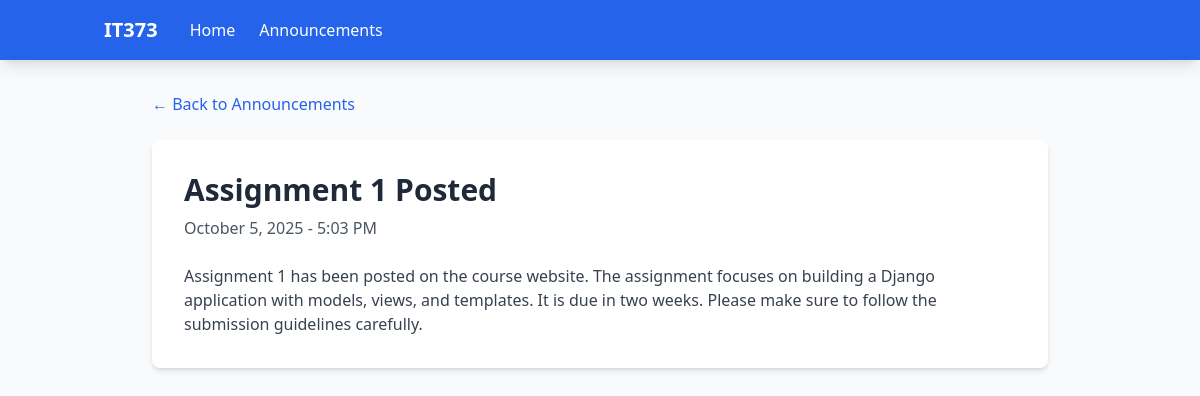
The page /announcements/2/ on the database its author committed.
### announcements/models.py (models this page shows, shortened)
class Announcement(models.Model):
    title = models.CharField(max_length=200)
    content = models.TextField()
    created_at = models.DateTimeField(auto_now_add=True)
    class Meta:
        ordering = ['-created_at']

### announcements/views.py (the view)
# urls.py: path('announcements/<int:id>/', views.announcement_detail, name='announcement_detail'),
def announcement_detail(request, id):
    announcement = get_object_or_404(Announcement, id=id)
    return render(request, 'announcements/announcement_detail.html', {
        'announcement': announcement
    })

### announcements/templates/announcements/announcement_detail.html (shortened to what this page needs)
{% extends 'announcements/base.html' %}
{% block content %}
<div class="max-w-4xl mx-auto">
    <a href="{% url 'announcement_list' %}"
       class="inline-flex items-center text-blue-600 hover:text-blue-800 mb-6 transition duration-200">
        ← Back to Announcements
    </a>
    <article class="bg-white rounded-lg shadow-md p-8">
        <header class="mb-6">
            <h1 class="text-3xl font-bold text-gray-800 mb-2">{{ announcement.title }}</h1>
            <p class="text-gray-600">{{ announcement.created_at|date:"F j, Y - g:i A" }}</p>
        </header>
        <div class="prose max-w-none text-gray-700">
            <div id="content-preview" class="content-preview">
                {{ announcement.content|truncatechars:300 }}
            </div>
        </div>
    </article>
</div>
{% endblock %}

### announcements/static/announcements/css/style.css (style rules this page uses)
.content-preview { transition: all 0.3s ease; }

### rows shown on the page
Announcement: title "Assignment 1 Posted", created_at "October 5, 2025 - 5:03 PM", content "Assignment 1 has been posted on the course website. The assignment focuses on building a Django application with models, views, and templates. It is due in two weeks. Please make sure to follow the submission guidelines carefully."
